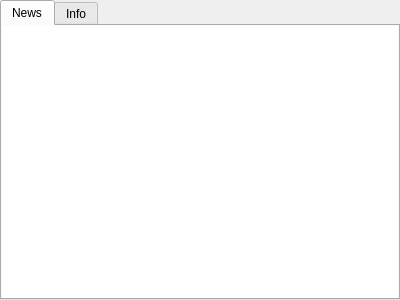
<?xml version="1.0" encoding="UTF-8"?>
<ui version="4.0">
 <class>InfoTabs</class>
 <widget class="QWidget" name="InfoTabs">
  <property name="geometry">
   <rect>
    <x>0</x>
    <y>0</y>
    <width>400</width>
    <height>300</height>
   </rect>
  </property>
  <property name="windowTitle">
   <string>Form</string>
  </property>
  <property name="locale">
   <locale language="English" country="UnitedStates"/>
  </property>
  <layout class="QHBoxLayout" name="horizontalLayout">
   <property name="leftMargin">
    <number>0</number>
   </property>
   <property name="topMargin">
    <number>0</number>
   </property>
   <property name="rightMargin">
    <number>0</number>
   </property>
   <property name="bottomMargin">
    <number>0</number>
   </property>
   <item>
    <widget class="QTabWidget" name="tabWidget">
     <property name="tabShape">
      <enum>QTabWidget::Rounded</enum>
     </property>
     <property name="currentIndex">
      <number>0</number>
     </property>
     <property name="documentMode">
      <bool>false</bool>
     </property>
     <property name="tabsClosable">
      <bool>false</bool>
     </property>
     <widget class="QWidget" name="tabNews">
      <attribute name="title">
       <string>News</string>
      </attribute>
      <layout class="QVBoxLayout" name="verticalLayout_2">
       <property name="spacing">
        <number>0</number>
       </property>
       <property name="leftMargin">
        <number>0</number>
       </property>
       <property name="topMargin">
        <number>0</number>
       </property>
       <property name="rightMargin">
        <number>0</number>
       </property>
       <property name="bottomMargin">
        <number>0</number>
       </property>
       <item>
        <widget class="QTextBrowser" name="newsBrowser">
         <property name="sizePolicy">
          <sizepolicy hsizetype="Preferred" vsizetype="Preferred">
           <horstretch>0</horstretch>
           <verstretch>0</verstretch>
          </sizepolicy>
         </property>
         <property name="frameShape">
          <enum>QFrame::NoFrame</enum>
         </property>
         <property name="openExternalLinks">
          <bool>true</bool>
         </property>
         <property name="openLinks">
          <bool>true</bool>
         </property>
        </widget>
       </item>
      </layout>
     </widget>
     <widget class="QWidget" name="tabInfo">
      <attribute name="title">
       <string>Info</string>
      </attribute>
      <layout class="QVBoxLayout" name="verticalLayout">
       <property name="spacing">
        <number>0</number>
       </property>
       <property name="leftMargin">
        <number>0</number>
       </property>
       <property name="topMargin">
        <number>0</number>
       </property>
       <property name="rightMargin">
        <number>0</number>
       </property>
       <property name="bottomMargin">
        <number>0</number>
       </property>
       <item>
        <widget class="QTextBrowser" name="infoBrowser">
         <property name="frameShape">
          <enum>QFrame::NoFrame</enum>
         </property>
         <property name="openExternalLinks">
          <bool>true</bool>
         </property>
        </widget>
       </item>
      </layout>
     </widget>
    </widget>
   </item>
  </layout>
 </widget>
 <resources/>
 <connections/>
</ui>
